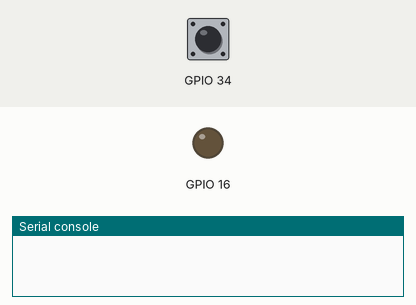
Recording of a program running on a simulated ESP32 board running MicroPython. Parts: output pins drawn as LEDs (lit = HIGH), the last lines printed to the serial console. The test bench sets the inputs (shaded band); at power-on: GPIO 34 LOW.

Above: at 1.2 s.
1.3 s: GPIO 34 pulled HIGH for 0.15 s
At 2.1 s:
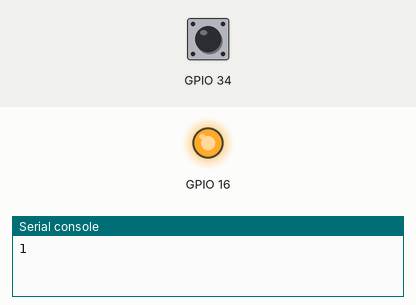
3.0 s: GPIO 34 pulled HIGH for 1 s
At 4.6 s:
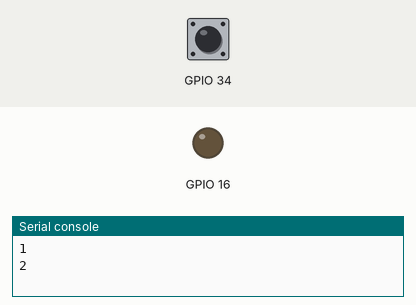
5.5 s: GPIO 34 pulled HIGH for 3.2 s
At 6.5 s:
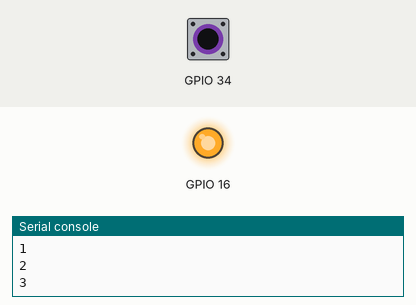
Timing chart, 0 to 8.5 s (numbered marks = the images above; inputs shaded):
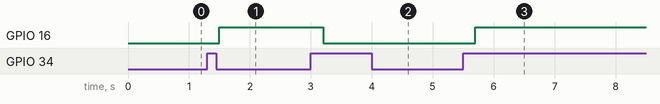

The program:

gpio_interrupt.py
```python
# Import necessary modules
import time
import micropython
from machine import Pin

# Allocate buffer for emergency exception handling (useful for debugging)
micropython.alloc_emergency_exception_buf(100)

# Initialize variables
button_presses = 0  # the count of times the button has been pressed
last_time = 0  # the last time the button was pressed


def button_pressed_handler(pin):
    """
    This handler is called when the button is pressed. It increments the
    button_presses count and implements a basic debounce mechanism.
    """
    global button_presses
    # Disable the IRQ during debounce check to avoid re-triggering the handler
    pin.irq(handler=None)
    button_presses += 1  # Increment the button press count
    # Implement debounce - we ignore any button activity during this period
    time.sleep_ms(200)  # Sleep for 200 ms to allow the debounce time
    # Re-enable the IRQ with the rising edge trigger for the next button press
    pin.irq(trigger=Pin.IRQ_RISING, handler=button_pressed_handler)


def button_pressed_handler_debounce(pin):
    """
    This handler is a more advanced version with a time-based debounce mechanism.
    It checks the time between presses and only counts a press if it is more
    than 200 ms since the last press.
    """
    global button_presses, last_time
    new_time = time.ticks_ms()  # Get the current time in milliseconds
    # If it has been more than 200 ms since the last press, count the press
    if (new_time - last_time) > 200:
        button_presses += 1  # Increment the press count
        last_time = new_time  # Update the last_time to the current time


def main():
    """
    Main function to initialize the GPIO pin, set up the interrupt request (IRQ)
    handler for the button press, and handle the printing of the button press count.
    """
    led: Pin = Pin(16, Pin.OUT)  # Set up an LED on GPIO pin 16 as an output
    # Initialize the button pin on GPIO pin 34 as an input with a pull-down resistor
    switch_pin: Pin = Pin(34, Pin.IN, Pin.PULL_DOWN)

    # Register the handler function for button presses (IRQ on rising edge)
    switch_pin.irq(trigger=Pin.IRQ_RISING, handler=button_pressed_handler)

    # Variable to track the last printed press count value to avoid redundant prints
    old_presses: int = 0
    while True:
        # Print the button press count only when it changes
        if button_presses != old_presses:
            print(button_presses)  # Print the current button press count
            led.value(not led.value())  # Toggle the LED to indicate a press
            old_presses = button_presses  # Update the old_presses variable


# Run the main function if this script is executed directly
if __name__ == "__main__":
    main()
```

Measured:
- after the input at 1.3 s, GPIO 16: LOW → HIGH after 0.20 s
- after the input at 3.0 s, GPIO 16: HIGH → LOW after 0.20 s
- after the input at 5.5 s, GPIO 16: LOW → HIGH after 0.20 s
